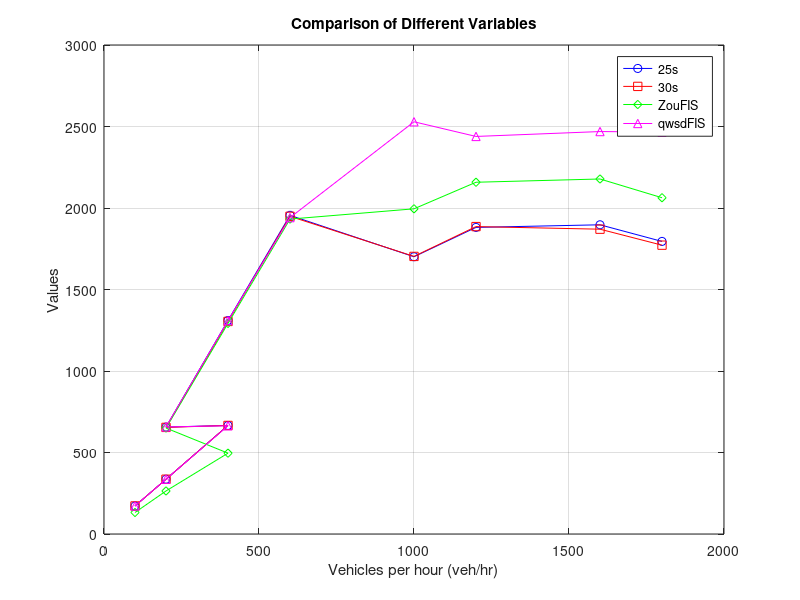

This figure's MATLAB source:
% Given data (assuming you've already extracted the vectors)
veh_per_hr = [100; 200; 400; 200; 400; 600; 1000; 1200; 1600; 1800];
val_25s = [172; 336; 666; 656; 1310; 1955; 1701; 1881; 1897; 1795];
val_30s = [172; 336; 666; 654; 1304; 1949; 1703; 1886; 1870; 1772];
zouFIS = [132; 264; 496; 650; 1292; 1932; 1995; 2158; 2178; 2063];
qwsdFIS = [172; 336; 664; 657; 1309; 1941; 2529; 2439; 2469; 2466];

% Create a line graph
figure;
plot(veh_per_hr, val_25s, 'b-o', 'DisplayName', '25s');
hold on;
plot(veh_per_hr, val_30s, 'r-s', 'DisplayName', '30s');
plot(veh_per_hr, zouFIS, 'g-d', 'DisplayName', 'ZouFIS');
plot(veh_per_hr, qwsdFIS, 'm-^', 'DisplayName', 'qwsdFIS');
xlabel('Vehicles per hour (veh/hr)');
ylabel('Values');
title('Comparison of Different Variables');
legend('Location', 'best');

% Customize the plot (optional)
grid on;
box on;

% Save the plot (optional)
% saveas(gcf, 'line_graph.png'); % Uncomment this line to save the plot as an image

% Display the plot
hold off;
